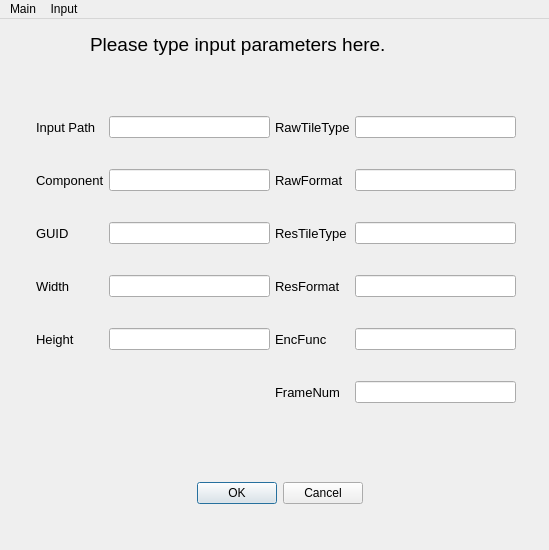
<?xml version="1.0" encoding="UTF-8"?>
<ui version="4.0">
 <class>InputWindow</class>
 <widget class="QMainWindow" name="InputWindow">
  <property name="geometry">
   <rect>
    <x>0</x>
    <y>0</y>
    <width>549</width>
    <height>550</height>
   </rect>
  </property>
  <property name="windowTitle">
   <string>InputWindow</string>
  </property>
  <widget class="QWidget" name="centralWidget">
   <widget class="QWidget" name="horizontalLayoutWidget">
    <property name="geometry">
     <rect>
      <x>20</x>
      <y>60</y>
      <width>501</width>
      <height>371</height>
     </rect>
    </property>
    <layout class="QHBoxLayout" name="horizontalLayout">
     <property name="spacing">
      <number>5</number>
     </property>
     <property name="sizeConstraint">
      <enum>QLayout::SetNoConstraint</enum>
     </property>
     <property name="rightMargin">
      <number>0</number>
     </property>
     <item>
      <layout class="QGridLayout" name="gridLayout">
       <property name="sizeConstraint">
        <enum>QLayout::SetNoConstraint</enum>
       </property>
       <property name="leftMargin">
        <number>5</number>
       </property>
       <property name="topMargin">
        <number>0</number>
       </property>
       <property name="rightMargin">
        <number>5</number>
       </property>
       <property name="bottomMargin">
        <number>5</number>
       </property>
       <property name="spacing">
        <number>5</number>
       </property>
       <item row="7" column="0">
        <widget class="QLabel" name="Height">
         <property name="font">
          <font>
           <pointsize>10</pointsize>
          </font>
         </property>
         <property name="text">
          <string>Height</string>
         </property>
        </widget>
       </item>
       <item row="1" column="4">
        <widget class="QLineEdit" name="RawTileType_input"/>
       </item>
       <item row="5" column="0">
        <widget class="QLabel" name="Width">
         <property name="font">
          <font>
           <pointsize>10</pointsize>
          </font>
         </property>
         <property name="text">
          <string>Width</string>
         </property>
        </widget>
       </item>
       <item row="4" column="0">
        <widget class="QLabel" name="GUID">
         <property name="font">
          <font>
           <pointsize>10</pointsize>
          </font>
         </property>
         <property name="text">
          <string>GUID</string>
         </property>
        </widget>
       </item>
       <item row="4" column="3">
        <widget class="QLabel" name="ResTileType">
         <property name="font">
          <font>
           <pointsize>10</pointsize>
          </font>
         </property>
         <property name="text">
          <string>ResTileType</string>
         </property>
        </widget>
       </item>
       <item row="7" column="3">
        <widget class="QLabel" name="EncFunc">
         <property name="font">
          <font>
           <pointsize>10</pointsize>
          </font>
         </property>
         <property name="text">
          <string>EncFunc</string>
         </property>
        </widget>
       </item>
       <item row="7" column="2">
        <widget class="QLineEdit" name="Height_input"/>
       </item>
       <item row="7" column="4">
        <widget class="QLineEdit" name="EncFunc_input"/>
       </item>
       <item row="4" column="4">
        <widget class="QLineEdit" name="ResTileType_input">
         <property name="text">
          <string/>
         </property>
        </widget>
       </item>
       <item row="5" column="4">
        <widget class="QLineEdit" name="ResFormat_input"/>
       </item>
       <item row="1" column="0">
        <widget class="QLabel" name="InputPath">
         <property name="font">
          <font>
           <pointsize>10</pointsize>
          </font>
         </property>
         <property name="text">
          <string>Input Path</string>
         </property>
        </widget>
       </item>
       <item row="3" column="4">
        <widget class="QLineEdit" name="RawFormat_input"/>
       </item>
       <item row="5" column="3">
        <widget class="QLabel" name="ResFormat">
         <property name="font">
          <font>
           <pointsize>10</pointsize>
          </font>
         </property>
         <property name="text">
          <string>ResFormat</string>
         </property>
        </widget>
       </item>
       <item row="3" column="2">
        <widget class="QLineEdit" name="Component_input">
         <property name="readOnly">
          <bool>false</bool>
         </property>
        </widget>
       </item>
       <item row="3" column="3">
        <widget class="QLabel" name="RawFormat">
         <property name="font">
          <font>
           <pointsize>10</pointsize>
          </font>
         </property>
         <property name="text">
          <string>RawFormat</string>
         </property>
        </widget>
       </item>
       <item row="8" column="4">
        <widget class="QLineEdit" name="FrameNum_input"/>
       </item>
       <item row="1" column="3">
        <widget class="QLabel" name="RawTileType">
         <property name="font">
          <font>
           <pointsize>10</pointsize>
          </font>
         </property>
         <property name="text">
          <string>RawTileType</string>
         </property>
        </widget>
       </item>
       <item row="4" column="2">
        <widget class="QLineEdit" name="GUID_input">
         <property name="text">
          <string/>
         </property>
        </widget>
       </item>
       <item row="8" column="3">
        <widget class="QLabel" name="FrameNum">
         <property name="font">
          <font>
           <pointsize>10</pointsize>
          </font>
         </property>
         <property name="text">
          <string>FrameNum</string>
         </property>
        </widget>
       </item>
       <item row="3" column="0">
        <widget class="QLabel" name="Component">
         <property name="font">
          <font>
           <pointsize>10</pointsize>
          </font>
         </property>
         <property name="text">
          <string>Component</string>
         </property>
        </widget>
       </item>
       <item row="1" column="2">
        <widget class="QLineEdit" name="InputPathText">
         <property name="readOnly">
          <bool>false</bool>
         </property>
        </widget>
       </item>
       <item row="5" column="2">
        <widget class="QLineEdit" name="Width_input"/>
       </item>
      </layout>
     </item>
    </layout>
   </widget>
   <widget class="QDialogButtonBox" name="buttonBox">
    <property name="geometry">
     <rect>
      <x>170</x>
      <y>460</y>
      <width>193</width>
      <height>28</height>
     </rect>
    </property>
    <property name="standardButtons">
     <set>QDialogButtonBox::Cancel|QDialogButtonBox::Ok</set>
    </property>
   </widget>
   <widget class="QLabel" name="label">
    <property name="geometry">
     <rect>
      <x>90</x>
      <y>10</y>
      <width>371</width>
      <height>31</height>
     </rect>
    </property>
    <property name="font">
     <font>
      <family>MS UI Gothic</family>
      <pointsize>14</pointsize>
      <weight>50</weight>
      <italic>false</italic>
      <bold>false</bold>
     </font>
    </property>
    <property name="text">
     <string>Please type input parameters here.</string>
    </property>
   </widget>
  </widget>
  <widget class="QMenuBar" name="menuBar">
   <property name="geometry">
    <rect>
     <x>0</x>
     <y>0</y>
     <width>549</width>
     <height>26</height>
    </rect>
   </property>
   <widget class="QMenu" name="menuMain">
    <property name="title">
     <string>Main</string>
    </property>
   </widget>
   <widget class="QMenu" name="menuInput">
    <property name="title">
     <string>Input</string>
    </property>
   </widget>
   <addaction name="menuMain"/>
   <addaction name="menuInput"/>
  </widget>
 </widget>
 <layoutdefault spacing="6" margin="11"/>
 <resources/>
 <connections/>
</ui>
